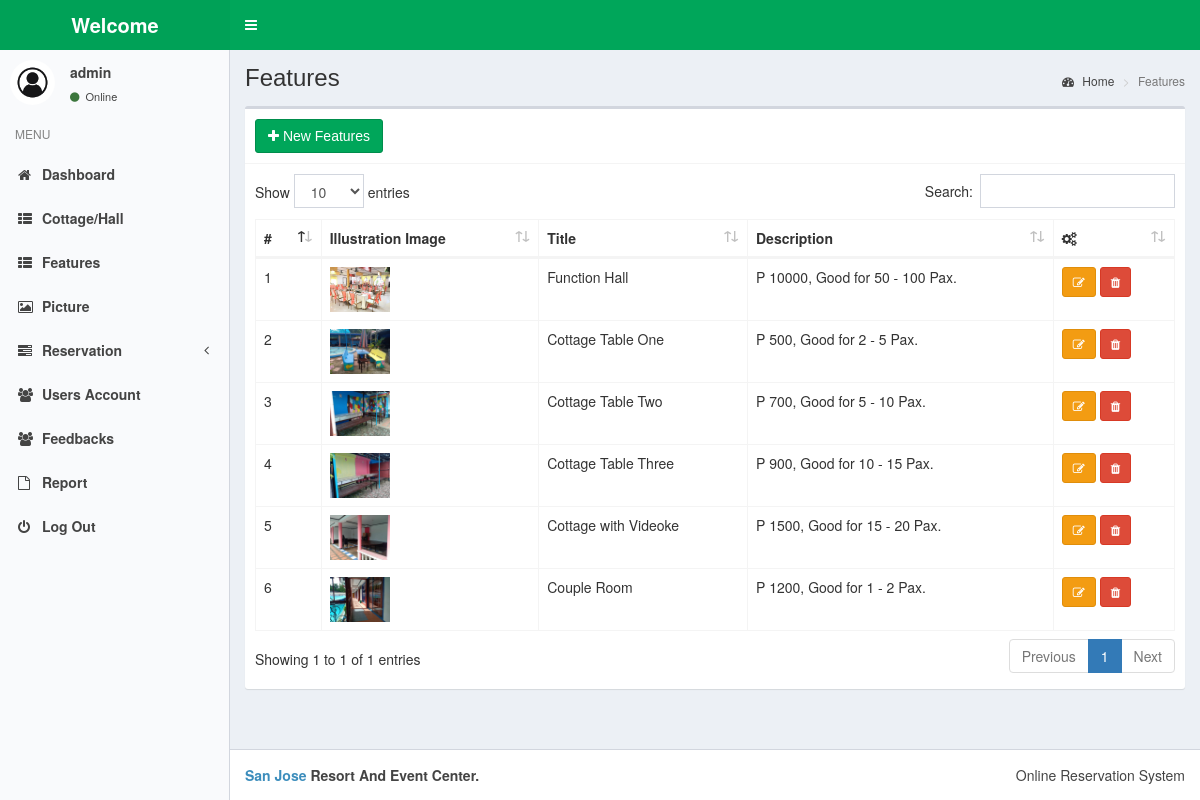
The app's page /admin/?features (signed in) with its own data.
### tables this page shows
CREATE TABLE `feature` (
  `id` int(250) NOT NULL,
  `img` varchar(250) NOT NULL,
  `name` varchar(250) NOT NULL,
  `desc` varchar(250) NOT NULL
);

### admin/function/function_get.php (the view, shortened to what this page needs)
<?php
function get_feature($con) {
  $sql = "SELECT * FROM `feature`";
  $query = mysqli_query($con, $sql);
  $i = 1;
  if (mysqli_num_rows($query) > 0) {
      while ($fetch = mysqli_fetch_assoc($query)) {
          echo "
                <tbody>
                    <tr>
                    <td>".$i."</td>
                    <td><img src='function/".$fetch['img']."' alt='image' width='60px'></td>
                    <td>".$fetch['name']."</td>
                    <td>".$fetch['desc']."</td>
                    <td><a href='?feature-edit=".$fetch['id']."' class='btn btn-warning btn-sm'><i class='fa fa-edit'></i></a>
                    <button type='button' data-toggle='modal' data-target='#modal-delete-".$fetch['id']."' class='btn btn-danger btn-sm'><i class='fa fa-trash'></i></button></td>
                    </tr>
                </tbody>";
                $i=$i+1;
      }
  }else{
      echo "no data";
  }
}

### records on screen
feature: img (picture), name "Function Hall", desc "P 10000, Good for 50 - 100 Pax."
feature: img (picture), name "Cottage Table One", desc "P 500, Good for 2 - 5 Pax."
feature: img (picture), name "Cottage Table Two", desc "P 700, Good for 5 - 10 Pax."
feature: img (picture), name "Cottage Table Three", desc "P 900, Good for 10 - 15 Pax."
feature: img (picture), name "Cottage with Videoke", desc "P 1500, Good for 15 - 20 Pax."
feature: img (picture), name "Couple Room", desc "P 1200, Good for 1 - 2 Pax."

### other values on screen
$_SESSION["admin_uname"] "admin"
